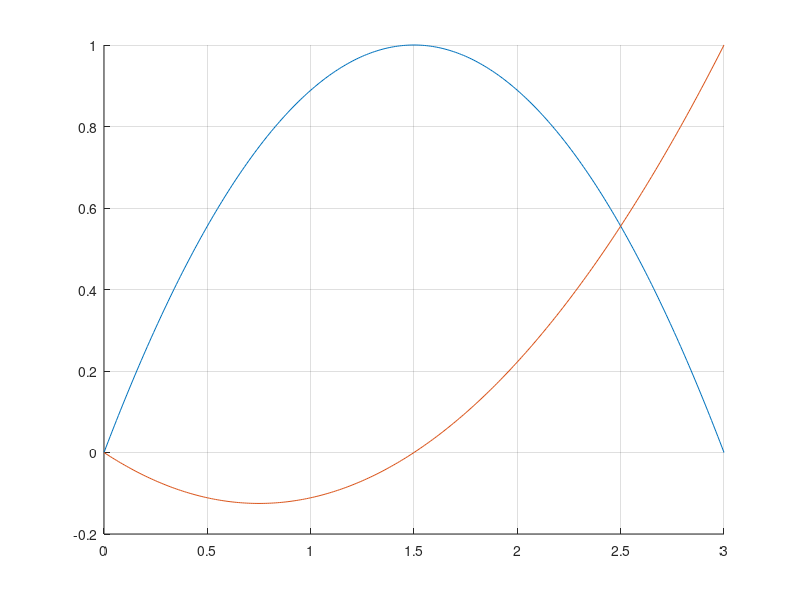
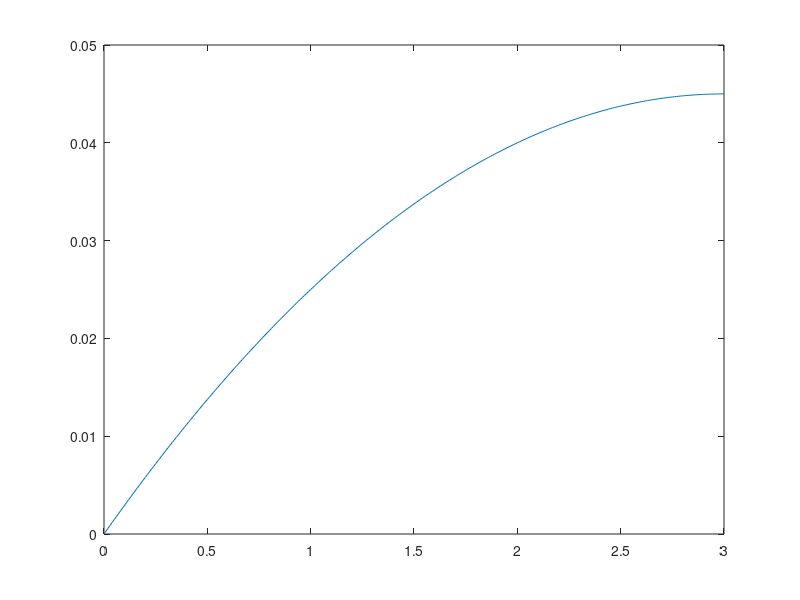

The MATLAB source for these figures, in order:
clear
clc
clf
x=0:.01:3;
L2=-4/9*x.*(x-3);
L3=(1/9)*x.*(2*x-3);

hold on
plot(x,L2)
plot(x,L3)
grid on
hold off
figure

s=[0:.01:3];
u=@(s) (s.*(2.*s-3))/200-(3*s.*(s-3))/200;
plot(s,u(s))